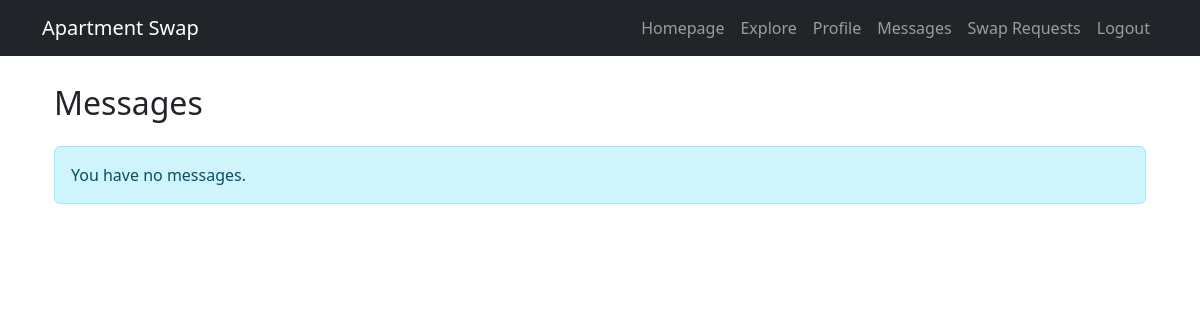
Before: /messages/ (signed in) with the older database file.
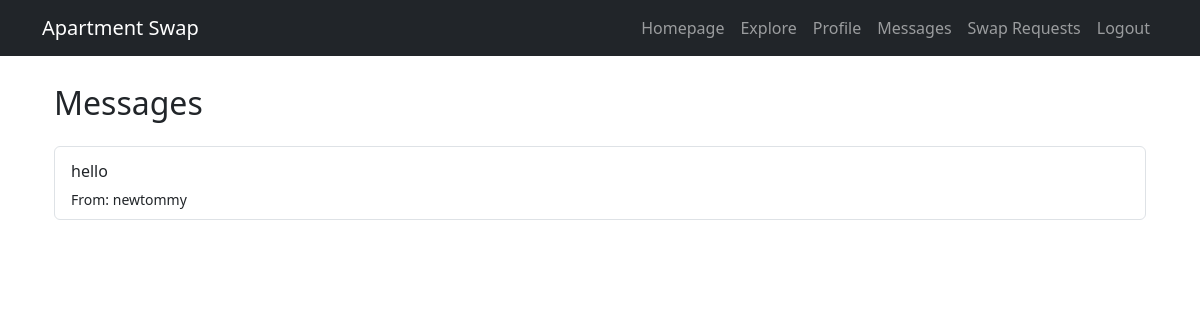
After: the same page with the newer database file.
### app/models.py (models this page shows, shortened)
class Message(models.Model):
    sender = models.ForeignKey(User, on_delete=models.CASCADE, related_name="sent_messages")
    receiver = models.ForeignKey(User, on_delete=models.CASCADE, related_name="received_messages")
    content = models.TextField()
    timestamp = models.DateTimeField(auto_now_add=True)

### app/views.py (the view)
# urls.py: path('messages/', views.user_messages, name='messages'),
@login_required
def user_messages(request):
    received_messages = Message.objects.filter(receiver=request.user)
    sent_messages = Message.objects.filter(sender=request.user)
    return render(request, "messages.html", {"received_messages": received_messages, "sent_messages": sent_messages})

### app/templates/messages.html (shortened to what this page needs)
{% extends 'base.html' %}
{% block content %}
<div class="container">
    <div class="row">
        <div class="col-md-12">
            <h2 class="mb-4">Messages</h2>
            {% if received_messages %}
                <div class="list-group">
                    {% for message in received_messages %}
                        <div class="list-group-item">
                            <div class="d-flex w-100 justify-content-between">
                            </div>
                            <p class="mb-1">{{ message.content }}</p>
                            <small>From: {{ message.sender.username }}</small>
                        </div>
                    {% endfor %}
                </div>
            {% else %}
                <div class="alert alert-info">
                    You have no messages.
                </div>
            {% endif %}
        </div>
    </div>
</div>
{% endblock %}

Changed rows visible on the page:
added Message: content "hello", sender.username "newtommy"
Other visible differences:
text no longer shown: "You have no messages."
